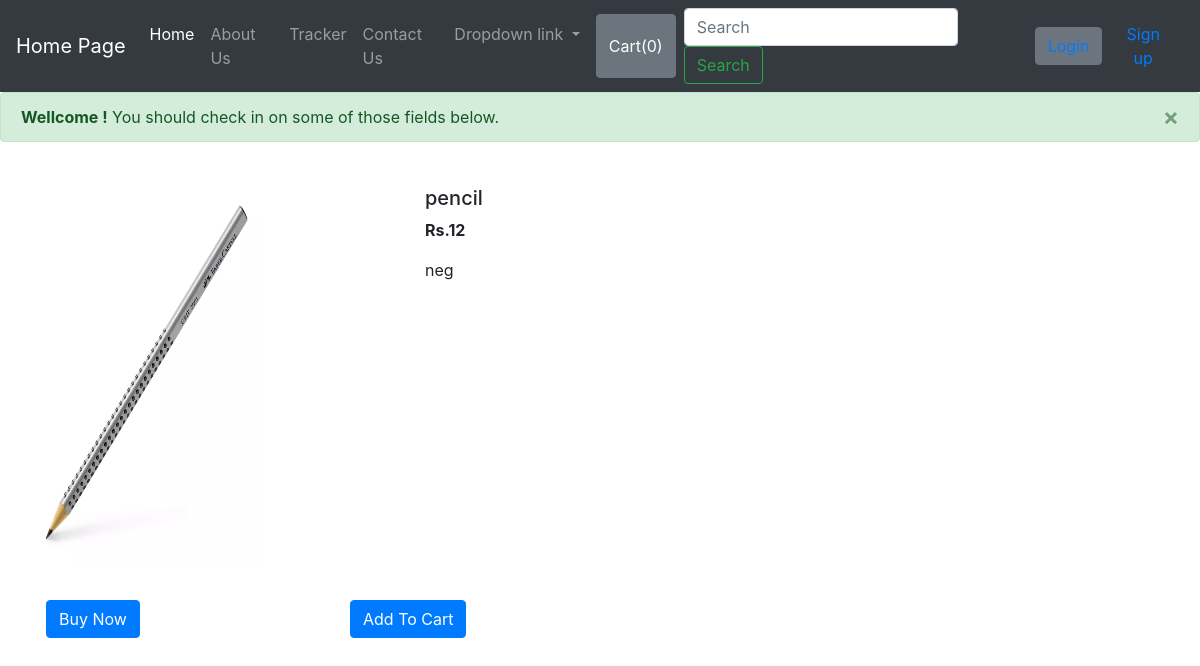
Page /shop/productview/3 on the committed database.
### shop/models.py (models this page shows, shortened)
class Product(models.Model):
    id_ = models.AutoField
    name = models.CharField(max_length=100)
    picture = models.ImageField()
    owner = models.ForeignKey(User,default = None,  on_delete=models.CASCADE)
    price = models.IntegerField()
    commutative = models.BooleanField()
    markdown =  models.DecimalField(max_digits=2, decimal_places=0, null=True, blank=True)
    slug = models.SlugField()
    category = models.CharField(max_length=100)
    subcategory = models.CharField(max_length =100)

### shop/views.py (the view)
# urls.py: path("productview/<int:myid>", views.productView, name="ProductView"),
def productView(request,myid):
    product = Product.objects.filter(id=myid)
    return render(request,'shop/prodview.html',{'product':product[0]})

### shop/templates/shop/prodview.html (shortened to what this page needs)
{% extends 'home.html' %}
{% block content %}
<div class="container my-4">
    <div class="row">
    <div class="col-md-4">
    <div class="row">
        <img src="/media/{{product.picture}}"  style="position: fixed; top: 180px"width="233px" height="385px">
    </div>
        <div class="row">
            <button class="btn btn-primary mx-3" style="position: fixed; top: 600px">Buy Now</button>
            <button class="btn btn-primary "style="position: fixed; top: 600px;left:350px">Add To Cart</button>
        </div>
    </div>
    <div class="col-md-8"  style=" top: 20px">
        <h5>{{product.name}}</h5>
        <p><b>Rs.{{product.price}} </b></p>
        <p>{{product.owner}}</p>
    </div>
    </div>
</div>
{% endblock %}

### rows in the picture
Product: picture (picture), name "pencil", price "12", owner "neg"
